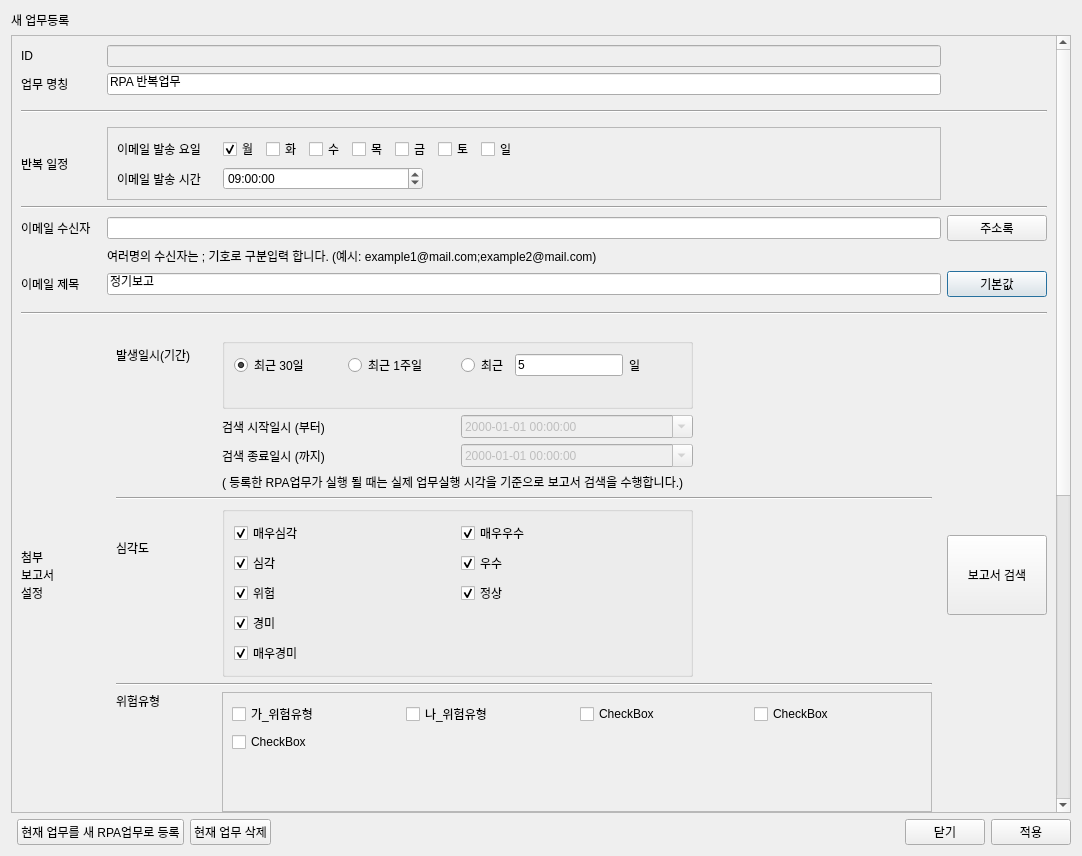
<?xml version="1.0" encoding="UTF-8"?>
<ui version="4.0">
 <class>RpaTaskDetailDialog</class>
 <widget class="QDialog" name="RpaTaskDetailDialog">
  <property name="geometry">
   <rect>
    <x>0</x>
    <y>0</y>
    <width>1082</width>
    <height>856</height>
   </rect>
  </property>
  <property name="windowTitle">
   <string>RPA 업무상세</string>
  </property>
  <layout class="QGridLayout" name="gridLayout_2">
   <item row="1" column="0" colspan="2">
    <widget class="QScrollArea" name="scrollArea">
     <property name="widgetResizable">
      <bool>true</bool>
     </property>
     <widget class="QWidget" name="scrollAreaWidgetContents">
      <property name="geometry">
       <rect>
        <x>0</x>
        <y>-326</y>
        <width>1045</width>
        <height>1284</height>
       </rect>
      </property>
      <layout class="QGridLayout" name="gridLayout_3">
       <item row="0" column="0">
        <layout class="QGridLayout" name="gridLayout">
         <item row="9" column="2">
          <widget class="QPushButton" name="pushButton_email_title_default">
           <property name="text">
            <string>기본값</string>
           </property>
          </widget>
         </item>
         <item row="8" column="1">
          <widget class="QLabel" name="label_2">
           <property name="text">
            <string>여러명의 수신자는 ; 기호로 구분입력 합니다. (예시: example1@mail.com;example2@mail.com)</string>
           </property>
          </widget>
         </item>
         <item row="23" column="0">
          <widget class="QLabel" name="label_email_body">
           <property name="text">
            <string>이메일 내용</string>
           </property>
          </widget>
         </item>
         <item row="11" column="1">
          <widget class="QFrame" name="frame_2">
           <property name="frameShape">
            <enum>QFrame::Shape::NoFrame</enum>
           </property>
           <layout class="QGridLayout" name="gridLayout_11">
            <item row="1" column="0">
             <widget class="QLabel" name="label_14">
              <property name="maximumSize">
               <size>
                <width>100</width>
                <height>16777215</height>
               </size>
              </property>
              <property name="text">
               <string>발생일시(기간)</string>
              </property>
             </widget>
            </item>
            <item row="5" column="1" colspan="3">
             <widget class="QLabel" name="label">
              <property name="text">
               <string>( 등록한 RPA업무가 실행 될 때는 실제 업무실행 시각을 기준으로 보고서 검색을 수행합니다.)</string>
              </property>
             </widget>
            </item>
            <item row="15" column="1" rowspan="2" colspan="3">
             <widget class="QScrollArea" name="scrollArea_2">
              <property name="minimumSize">
               <size>
                <width>0</width>
                <height>120</height>
               </size>
              </property>
              <property name="widgetResizable">
               <bool>true</bool>
              </property>
              <widget class="QWidget" name="scrollAreaWidgetContents_2">
               <property name="geometry">
                <rect>
                 <x>0</x>
                 <y>0</y>
                 <width>707</width>
                 <height>118</height>
                </rect>
               </property>
               <layout class="QGridLayout" name="gridLayout_12">
                <item row="1" column="0">
                 <spacer name="verticalSpacer">
                  <property name="orientation">
                   <enum>Qt::Orientation::Vertical</enum>
                  </property>
                  <property name="sizeHint" stdset="0">
                   <size>
                    <width>20</width>
                    <height>40</height>
                   </size>
                  </property>
                 </spacer>
                </item>
                <item row="0" column="0">
                 <layout class="QGridLayout" name="gridLayout_event_type">
                  <item row="0" column="2">
                   <widget class="QCheckBox" name="checkBox_4">
                    <property name="text">
                     <string>CheckBox</string>
                    </property>
                   </widget>
                  </item>
                  <item row="0" column="0">
                   <widget class="QCheckBox" name="checkBox_5">
                    <property name="text">
                     <string>가_위험유형</string>
                    </property>
                   </widget>
                  </item>
                  <item row="1" column="0">
                   <widget class="QCheckBox" name="checkBox_8">
                    <property name="text">
                     <string>CheckBox</string>
                    </property>
                   </widget>
                  </item>
                  <item row="0" column="3">
                   <widget class="QCheckBox" name="checkBox_3">
                    <property name="text">
                     <string>CheckBox</string>
                    </property>
                   </widget>
                  </item>
                  <item row="0" column="1">
                   <widget class="QCheckBox" name="checkBox_2">
                    <property name="text">
                     <string>나_위험유형</string>
                    </property>
                   </widget>
                  </item>
                 </layout>
                </item>
               </layout>
              </widget>
             </widget>
            </item>
            <item row="3" column="2">
             <widget class="QDateTimeEdit" name="dateTimeEdit_from">
              <property name="enabled">
               <bool>false</bool>
              </property>
              <property name="displayFormat">
               <string>yyyy-MM-dd HH:mm:ss</string>
              </property>
              <property name="calendarPopup">
               <bool>true</bool>
              </property>
             </widget>
            </item>
            <item row="4" column="1">
             <widget class="QLabel" name="label_end">
              <property name="text">
               <string>검색 종료일시 (까지)</string>
              </property>
             </widget>
            </item>
            <item row="12" column="0">
             <widget class="QLabel" name="label_type">
              <property name="text">
               <string>심각도</string>
              </property>
             </widget>
            </item>
            <item row="3" column="1">
             <widget class="QLabel" name="label_start">
              <property name="text">
               <string>검색 시작일시 (부터)</string>
              </property>
             </widget>
            </item>
            <item row="15" column="0">
             <widget class="QLabel" name="label_15">
              <property name="text">
               <string>위험유형</string>
              </property>
             </widget>
            </item>
            <item row="16" column="0">
             <spacer name="verticalSpacer_2">
              <property name="orientation">
               <enum>Qt::Orientation::Vertical</enum>
              </property>
              <property name="sizeHint" stdset="0">
               <size>
                <width>20</width>
                <height>40</height>
               </size>
              </property>
             </spacer>
            </item>
            <item row="4" column="2">
             <widget class="QDateTimeEdit" name="dateTimeEdit_to">
              <property name="enabled">
               <bool>false</bool>
              </property>
              <property name="displayFormat">
               <string>yyyy-MM-dd HH:mm:ss</string>
              </property>
              <property name="calendarPopup">
               <bool>true</bool>
              </property>
             </widget>
            </item>
            <item row="7" column="0" colspan="4">
             <widget class="Line" name="line_5">
              <property name="orientation">
               <enum>Qt::Orientation::Horizontal</enum>
              </property>
             </widget>
            </item>
            <item row="14" column="0" colspan="4">
             <widget class="Line" name="line_6">
              <property name="orientation">
               <enum>Qt::Orientation::Horizontal</enum>
              </property>
             </widget>
            </item>
            <item row="1" column="1" rowspan="2" colspan="2">
             <widget class="QGroupBox" name="groupBox_2">
              <property name="title">
               <string/>
              </property>
              <layout class="QGridLayout" name="gridLayout_9">
               <item row="0" column="0">
                <layout class="QGridLayout" name="gridLayout_13">
                 <item row="3" column="1">
                  <spacer name="horizontalSpacer_7">
                   <property name="orientation">
                    <enum>Qt::Orientation::Horizontal</enum>
                   </property>
                   <property name="sizeHint" stdset="0">
                    <size>
                     <width>40</width>
                     <height>20</height>
                    </size>
                   </property>
                  </spacer>
                 </item>
                 <item row="3" column="2" colspan="2">
                  <layout class="QHBoxLayout" name="horizontalLayout_5">
                   <item>
                    <spacer name="horizontalSpacer_5">
                     <property name="orientation">
                      <enum>Qt::Orientation::Horizontal</enum>
                     </property>
                     <property name="sizeHint" stdset="0">
                      <size>
                       <width>40</width>
                       <height>20</height>
                      </size>
                     </property>
                    </spacer>
                   </item>
                  </layout>
                 </item>
                 <item row="3" column="0">
                  <spacer name="horizontalSpacer_8">
                   <property name="orientation">
                    <enum>Qt::Orientation::Horizontal</enum>
                   </property>
                   <property name="sizeHint" stdset="0">
                    <size>
                     <width>40</width>
                     <height>20</height>
                    </size>
                   </property>
                  </spacer>
                 </item>
                 <item row="0" column="0">
                  <widget class="QRadioButton" name="radioButton_report_duration_days_30">
                   <property name="text">
                    <string>최근 30일</string>
                   </property>
                   <property name="checked">
                    <bool>true</bool>
                   </property>
                  </widget>
                 </item>
                 <item row="0" column="1">
                  <widget class="QRadioButton" name="radioButton_report_duration_days_7">
                   <property name="text">
                    <string>최근 1주일</string>
                   </property>
                   <property name="checked">
                    <bool>false</bool>
                   </property>
                  </widget>
                 </item>
                 <item row="0" column="2" colspan="2">
                  <layout class="QHBoxLayout" name="horizontalLayout_2">
                   <item>
                    <widget class="QRadioButton" name="radioButton_report_duration_days">
                     <property name="text">
                      <string>최근</string>
                     </property>
                    </widget>
                   </item>
                   <item>
                    <widget class="QLineEdit" name="lineEdit_report_duration_days">
                     <property name="layoutDirection">
                      <enum>Qt::LayoutDirection::LeftToRight</enum>
                     </property>
                     <property name="text">
                      <string>5</string>
                     </property>
                    </widget>
                   </item>
                   <item>
                    <widget class="QLabel" name="label_13">
                     <property name="text">
                      <string>일</string>
                     </property>
                    </widget>
                   </item>
                   <item>
                    <spacer name="horizontalSpacer_9">
                     <property name="orientation">
                      <enum>Qt::Orientation::Horizontal</enum>
                     </property>
                     <property name="sizeHint" stdset="0">
                      <size>
                       <width>40</width>
                       <height>20</height>
                      </size>
                     </property>
                    </spacer>
                   </item>
                  </layout>
                 </item>
                </layout>
               </item>
              </layout>
             </widget>
            </item>
            <item row="12" column="1" rowspan="2" colspan="2">
             <widget class="QGroupBox" name="groupBox">
              <property name="title">
               <string/>
              </property>
              <layout class="QGridLayout" name="gridLayout_8">
               <item row="3" column="0">
                <widget class="QCheckBox" name="checkBox_report_severity_danger_low">
                 <property name="text">
                  <string>경미</string>
                 </property>
                 <property name="checked">
                  <bool>true</bool>
                 </property>
                </widget>
               </item>
               <item row="4" column="0">
                <widget class="QCheckBox" name="checkBox_report_severity_danger_lowlow">
                 <property name="text">
                  <string>매우경미</string>
                 </property>
                 <property name="checked">
                  <bool>true</bool>
                 </property>
                </widget>
               </item>
               <item row="1" column="0">
                <widget class="QCheckBox" name="checkBox_report_severity_danger_high">
                 <property name="text">
                  <string>심각</string>
                 </property>
                 <property name="checked">
                  <bool>true</bool>
                 </property>
                </widget>
               </item>
               <item row="0" column="0">
                <widget class="QCheckBox" name="checkBox_report_severity_danger_highhigh">
                 <property name="text">
                  <string>매우심각</string>
                 </property>
                 <property name="checked">
                  <bool>true</bool>
                 </property>
                </widget>
               </item>
               <item row="2" column="0">
                <widget class="QCheckBox" name="checkBox_report_severity_danger_mid">
                 <property name="text">
                  <string>위험</string>
                 </property>
                 <property name="checked">
                  <bool>true</bool>
                 </property>
                </widget>
               </item>
               <item row="2" column="1">
                <widget class="QCheckBox" name="checkBox_report_severity_good_mid">
                 <property name="text">
                  <string>정상</string>
                 </property>
                 <property name="checked">
                  <bool>true</bool>
                 </property>
                </widget>
               </item>
               <item row="0" column="1">
                <widget class="QCheckBox" name="checkBox_report_severity_good_highhigh">
                 <property name="text">
                  <string>매우우수</string>
                 </property>
                 <property name="checked">
                  <bool>true</bool>
                 </property>
                </widget>
               </item>
               <item row="1" column="1">
                <widget class="QCheckBox" name="checkBox_report_severity_good_high">
                 <property name="text">
                  <string>우수</string>
                 </property>
                 <property name="checked">
                  <bool>true</bool>
                 </property>
                </widget>
               </item>
              </layout>
             </widget>
            </item>
            <item row="3" column="3">
             <spacer name="horizontalSpacer_6">
              <property name="orientation">
               <enum>Qt::Orientation::Horizontal</enum>
              </property>
              <property name="sizeType">
               <enum>QSizePolicy::Policy::Fixed</enum>
              </property>
              <property name="sizeHint" stdset="0">
               <size>
                <width>100</width>
                <height>20</height>
               </size>
              </property>
             </spacer>
            </item>
           </layout>
          </widget>
         </item>
         <item row="7" column="2">
          <widget class="QPushButton" name="pushButton_email_addressbook">
           <property name="text">
            <string>주소록</string>
           </property>
          </widget>
         </item>
         <item row="11" column="2">
          <widget class="QPushButton" name="pushButton_report_search">
           <property name="minimumSize">
            <size>
             <width>0</width>
             <height>80</height>
            </size>
           </property>
           <property name="text">
            <string>보고서 검색</string>
           </property>
          </widget>
         </item>
         <item row="23" column="1">
          <widget class="QPlainTextEdit" name="plainTextEdit_email_body">
           <property name="minimumSize">
            <size>
             <width>0</width>
             <height>150</height>
            </size>
           </property>
          </widget>
         </item>
         <item row="12" column="1">
          <widget class="QTableWidget" name="tableWidget_report">
           <property name="minimumSize">
            <size>
             <width>0</width>
             <height>200</height>
            </size>
           </property>
           <property name="editTriggers">
            <set>QAbstractItemView::EditTrigger::NoEditTriggers</set>
           </property>
           <property name="selectionBehavior">
            <enum>QAbstractItemView::SelectionBehavior::SelectRows</enum>
           </property>
           <row/>
           <row/>
           <column>
            <property name="text">
             <string>ID</string>
            </property>
           </column>
           <column>
            <property name="text">
             <string>발생일시</string>
            </property>
           </column>
           <column>
            <property name="text">
             <string>보고일시</string>
            </property>
           </column>
           <column>
            <property name="text">
             <string>제목</string>
            </property>
           </column>
           <column>
            <property name="text">
             <string>장소</string>
            </property>
           </column>
           <column>
            <property name="text">
             <string>위험유형</string>
            </property>
           </column>
           <column>
            <property name="text">
             <string>심각도</string>
            </property>
           </column>
           <column>
            <property name="text">
             <string>대응조치</string>
            </property>
           </column>
           <column>
            <property name="text">
             <string>사진</string>
            </property>
           </column>
           <item row="0" column="0">
            <property name="text">
             <string>2</string>
            </property>
           </item>
           <item row="0" column="1">
            <property name="text">
             <string>2025/07/01 00:00:00</string>
            </property>
           </item>
           <item row="0" column="3">
            <property name="text">
             <string>불안전 상황감지-중장비 충돌</string>
            </property>
           </item>
           <item row="0" column="4">
            <property name="text">
             <string>제1공장-A01 구역</string>
            </property>
           </item>
           <item row="0" column="5">
            <property name="text">
             <string>충돌</string>
            </property>
           </item>
           <item row="0" column="6">
            <property name="text">
             <string>매우 심각</string>
            </property>
           </item>
           <item row="0" column="7">
            <property name="text">
             <string>방송</string>
            </property>
           </item>
           <item row="0" column="8">
            <property name="text">
             <string>[사진]</string>
            </property>
           </item>
           <item row="1" column="0">
            <property name="text">
             <string>1</string>
            </property>
           </item>
           <item row="1" column="1">
            <property name="text">
             <string>2025/06/01 00:00:00</string>
            </property>
           </item>
           <item row="1" column="3">
            <property name="text">
             <string>불안전 상황감지-개구부 접근</string>
            </property>
           </item>
           <item row="1" column="4">
            <property name="text">
             <string>제2공장-B02 구역</string>
            </property>
           </item>
           <item row="1" column="5">
            <property name="text">
             <string>추락</string>
            </property>
           </item>
           <item row="1" column="6">
            <property name="text">
             <string>위험</string>
            </property>
           </item>
           <item row="1" column="7">
            <property name="text">
             <string>알람</string>
            </property>
           </item>
           <item row="1" column="8">
            <property name="text">
             <string>[사진]</string>
            </property>
           </item>
          </widget>
         </item>
         <item row="13" column="1">
          <widget class="QLabel" name="label_3">
           <property name="text">
            <string>( 등록한 RPA업무가 실행될 때는 실제 업무실행 시각을 기준으로 보고서 검색하므로 보고서 목록은 위와 달라질 수 있습니다.)</string>
           </property>
          </widget>
         </item>
         <item row="10" column="0" colspan="3">
          <widget class="Line" name="line_3">
           <property name="minimumSize">
            <size>
             <width>0</width>
             <height>20</height>
            </size>
           </property>
           <property name="orientation">
            <enum>Qt::Orientation::Horizontal</enum>
           </property>
          </widget>
         </item>
         <item row="4" column="0" colspan="3">
          <widget class="Line" name="line">
           <property name="minimumSize">
            <size>
             <width>0</width>
             <height>20</height>
            </size>
           </property>
           <property name="orientation">
            <enum>Qt::Orientation::Horizontal</enum>
           </property>
          </widget>
         </item>
         <item row="9" column="1">
          <widget class="QLineEdit" name="lineEdit_email_title">
           <property name="text">
            <string>정기보고</string>
           </property>
          </widget>
         </item>
         <item row="27" column="2">
          <spacer name="horizontalSpacer_2">
           <property name="orientation">
            <enum>Qt::Orientation::Horizontal</enum>
           </property>
           <property name="sizeType">
            <enum>QSizePolicy::Policy::Minimum</enum>
           </property>
           <property name="sizeHint" stdset="0">
            <size>
             <width>100</width>
             <height>20</height>
            </size>
           </property>
          </spacer>
         </item>
         <item row="27" column="1">
          <spacer name="horizontalSpacer">
           <property name="orientation">
            <enum>Qt::Orientation::Horizontal</enum>
           </property>
           <property name="sizeType">
            <enum>QSizePolicy::Policy::Preferred</enum>
           </property>
           <property name="sizeHint" stdset="0">
            <size>
             <width>40</width>
             <height>20</height>
            </size>
           </property>
          </spacer>
         </item>
         <item row="24" column="1">
          <widget class="QListWidget" name="listWidget_email_attach">
           <property name="maximumSize">
            <size>
             <width>16777215</width>
             <height>100</height>
            </size>
           </property>
          </widget>
         </item>
         <item row="5" column="1">
          <widget class="QFrame" name="frame_3">
           <property name="frameShape">
            <enum>QFrame::Shape::StyledPanel</enum>
           </property>
           <property name="frameShadow">
            <enum>QFrame::Shadow::Raised</enum>
           </property>
           <layout class="QGridLayout" name="gridLayout_7">
            <item row="0" column="0">
             <layout class="QGridLayout" name="gridLayout_6">
              <item row="1" column="1">
               <widget class="QLabel" name="label_10">
                <property name="minimumSize">
                 <size>
                  <width>100</width>
                  <height>0</height>
                 </size>
                </property>
                <property name="sizeIncrement">
                 <size>
                  <width>0</width>
                  <height>0</height>
                 </size>
                </property>
                <property name="text">
                 <string>이메일 발송 요일</string>
                </property>
               </widget>
              </item>
              <item row="1" column="2">
               <layout class="QGridLayout" name="gridLayout_4">
                <item row="0" column="2">
                 <widget class="QCheckBox" name="checkBox_tue">
                  <property name="text">
                   <string>화</string>
                  </property>
                 </widget>
                </item>
                <item row="0" column="6">
                 <widget class="QCheckBox" name="checkBox_sat">
                  <property name="text">
                   <string>토</string>
                  </property>
                 </widget>
                </item>
                <item row="0" column="1">
                 <widget class="QCheckBox" name="checkBox_mon">
                  <property name="text">
                   <string>월</string>
                  </property>
                  <property name="checked">
                   <bool>true</bool>
                  </property>
                 </widget>
                </item>
                <item row="0" column="4">
                 <widget class="QCheckBox" name="checkBox_thu">
                  <property name="text">
                   <string>목</string>
                  </property>
                 </widget>
                </item>
                <item row="0" column="7">
                 <widget class="QCheckBox" name="checkBox_sun">
                  <property name="text">
                   <string>일</string>
                  </property>
                 </widget>
                </item>
                <item row="0" column="5">
                 <widget class="QCheckBox" name="checkBox_fri">
                  <property name="text">
                   <string>금</string>
                  </property>
                 </widget>
                </item>
                <item row="0" column="8">
                 <spacer name="horizontalSpacer_4">
                  <property name="orientation">
                   <enum>Qt::Orientation::Horizontal</enum>
                  </property>
                  <property name="sizeHint" stdset="0">
                   <size>
                    <width>40</width>
                    <height>20</height>
                   </size>
                  </property>
                 </spacer>
                </item>
                <item row="0" column="3">
                 <widget class="QCheckBox" name="checkBox_wed">
                  <property name="text">
                   <string>수</string>
                  </property>
                 </widget>
                </item>
               </layout>
              </item>
              <item row="2" column="2">
               <widget class="QTimeEdit" name="timeEdit_sendtime">
                <property name="minimumSize">
                 <size>
                  <width>200</width>
                  <height>0</height>
                 </size>
                </property>
                <property name="maximumSize">
                 <size>
                  <width>200</width>
                  <height>16777215</height>
                 </size>
                </property>
                <property name="minimumTime">
                 <time>
                  <hour>2</hour>
                  <minute>0</minute>
                  <second>0</second>
                 </time>
                </property>
                <property name="currentSection">
                 <enum>QDateTimeEdit::Section::AmPmSection</enum>
                </property>
                <property name="time">
                 <time>
                  <hour>9</hour>
                  <minute>0</minute>
                  <second>0</second>
                 </time>
                </property>
               </widget>
              </item>
              <item row="2" column="1">
               <widget class="QLabel" name="label_4">
                <property name="text">
                 <string>이메일 발송 시간</string>
                </property>
               </widget>
              </item>
             </layout>
            </item>
           </layout>
          </widget>
         </item>
         <item row="7" column="1">
          <widget class="QLineEdit" name="lineEdit_email_to"/>
         </item>
         <item row="2" column="1">
          <widget class="QLineEdit" name="lineEdit_task_name">
           <property name="text">
            <string>RPA 반복업무</string>
           </property>
           <property name="placeholderText">
            <string/>
           </property>
          </widget>
         </item>
         <item row="11" column="0">
          <widget class="QLabel" name="label_11">
           <property name="text">
            <string>&lt;html&gt;&lt;head/&gt;&lt;body&gt;&lt;p&gt;첨부&lt;br/&gt;보고서&lt;br/&gt;설정&lt;/p&gt;&lt;/body&gt;&lt;/html&gt;</string>
           </property>
          </widget>
         </item>
         <item row="16" column="0" colspan="3">
          <widget class="Line" name="line_2">
           <property name="minimumSize">
            <size>
             <width>0</width>
             <height>20</height>
            </size>
           </property>
           <property name="orientation">
            <enum>Qt::Orientation::Horizontal</enum>
           </property>
          </widget>
         </item>
         <item row="9" column="0">
          <widget class="QLabel" name="label_email_title">
           <property name="text">
            <string>이메일 제목</string>
           </property>
          </widget>
         </item>
         <item row="27" column="0">
          <spacer name="horizontalSpacer_3">
           <property name="orientation">
            <enum>Qt::Orientation::Horizontal</enum>
           </property>
           <property name="sizeType">
            <enum>QSizePolicy::Policy::Maximum</enum>
           </property>
           <property name="sizeHint" stdset="0">
            <size>
             <width>80</width>
             <height>20</height>
            </size>
           </property>
          </spacer>
         </item>
         <item row="7" column="0">
          <widget class="QLabel" name="label_email_to">
           <property name="text">
            <string>이메일 수신자</string>
           </property>
          </widget>
         </item>
         <item row="5" column="0">
          <widget class="QLabel" name="label_12">
           <property name="text">
            <string>반복 일정</string>
           </property>
          </widget>
         </item>
         <item row="1" column="1">
          <widget class="QLineEdit" name="lineEdit_id">
           <property name="enabled">
            <bool>false</bool>
           </property>
           <property name="readOnly">
            <bool>true</bool>
           </property>
          </widget>
         </item>
         <item row="1" column="0">
          <widget class="QLabel" name="label_6">
           <property name="text">
            <string>ID</string>
           </property>
          </widget>
         </item>
         <item row="24" column="0">
          <widget class="QLabel" name="label_9">
           <property name="text">
            <string>첨부파일</string>
           </property>
          </widget>
         </item>
         <item row="2" column="0">
          <widget class="QLabel" name="label_7">
           <property name="text">
            <string>업무 명칭</string>
           </property>
          </widget>
         </item>
         <item row="24" column="2">
          <widget class="QPushButton" name="pushButton_email_attach">
           <property name="text">
            <string>첨부파일 선택</string>
           </property>
          </widget>
         </item>
         <item row="23" column="2">
          <widget class="QPushButton" name="pushButton_email_body_default">
           <property name="text">
            <string>기본값</string>
           </property>
          </widget>
         </item>
         <item row="6" column="0" colspan="3">
          <widget class="Line" name="line_4">
           <property name="orientation">
            <enum>Qt::Orientation::Horizontal</enum>
           </property>
          </widget>
         </item>
        </layout>
       </item>
      </layout>
     </widget>
    </widget>
   </item>
   <item row="2" column="1">
    <layout class="QGridLayout" name="gridLayout_5">
     <item row="0" column="4">
      <widget class="QPushButton" name="pushButton_accept">
       <property name="text">
        <string>적용</string>
       </property>
      </widget>
     </item>
     <item row="0" column="0">
      <widget class="QPushButton" name="pushButton_insert">
       <property name="text">
        <string>현재 업무를 새 RPA업무로 등록</string>
       </property>
      </widget>
     </item>
     <item row="0" column="2">
      <spacer name="horizontalSpacer_10">
       <property name="orientation">
        <enum>Qt::Orientation::Horizontal</enum>
       </property>
       <property name="sizeType">
        <enum>QSizePolicy::Policy::Expanding</enum>
       </property>
       <property name="sizeHint" stdset="0">
        <size>
         <width>10</width>
         <height>20</height>
        </size>
       </property>
      </spacer>
     </item>
     <item row="0" column="1">
      <widget class="QPushButton" name="pushButton_delete">
       <property name="text">
        <string>현재 업무 삭제</string>
       </property>
      </widget>
     </item>
     <item row="0" column="3">
      <widget class="QPushButton" name="pushButton_close">
       <property name="text">
        <string>닫기</string>
       </property>
      </widget>
     </item>
    </layout>
   </item>
   <item row="0" column="0" colspan="2">
    <widget class="QLabel" name="label_dialog_title">
     <property name="text">
      <string>새 업무등록</string>
     </property>
    </widget>
   </item>
  </layout>
 </widget>
 <tabstops>
  <tabstop>lineEdit_id</tabstop>
  <tabstop>lineEdit_task_name</tabstop>
  <tabstop>checkBox_mon</tabstop>
  <tabstop>checkBox_tue</tabstop>
  <tabstop>checkBox_wed</tabstop>
  <tabstop>checkBox_thu</tabstop>
  <tabstop>checkBox_fri</tabstop>
  <tabstop>checkBox_sat</tabstop>
  <tabstop>checkBox_sun</tabstop>
  <tabstop>timeEdit_sendtime</tabstop>
  <tabstop>radioButton_report_duration_days_30</tabstop>
  <tabstop>radioButton_report_duration_days_7</tabstop>
  <tabstop>radioButton_report_duration_days</tabstop>
  <tabstop>dateTimeEdit_from</tabstop>
  <tabstop>dateTimeEdit_to</tabstop>
  <tabstop>checkBox_5</tabstop>
  <tabstop>checkBox_2</tabstop>
  <tabstop>checkBox_4</tabstop>
  <tabstop>checkBox_3</tabstop>
  <tabstop>checkBox_8</tabstop>
  <tabstop>scrollArea_2</tabstop>
  <tabstop>tableWidget_report</tabstop>
  <tabstop>listWidget_email_attach</tabstop>
  <tabstop>pushButton_report_search</tabstop>
  <tabstop>pushButton_email_attach</tabstop>
  <tabstop>scrollArea</tabstop>
  <tabstop>pushButton_insert</tabstop>
  <tabstop>plainTextEdit_email_body</tabstop>
 </tabstops>
 <resources/>
 <connections/>
</ui>
